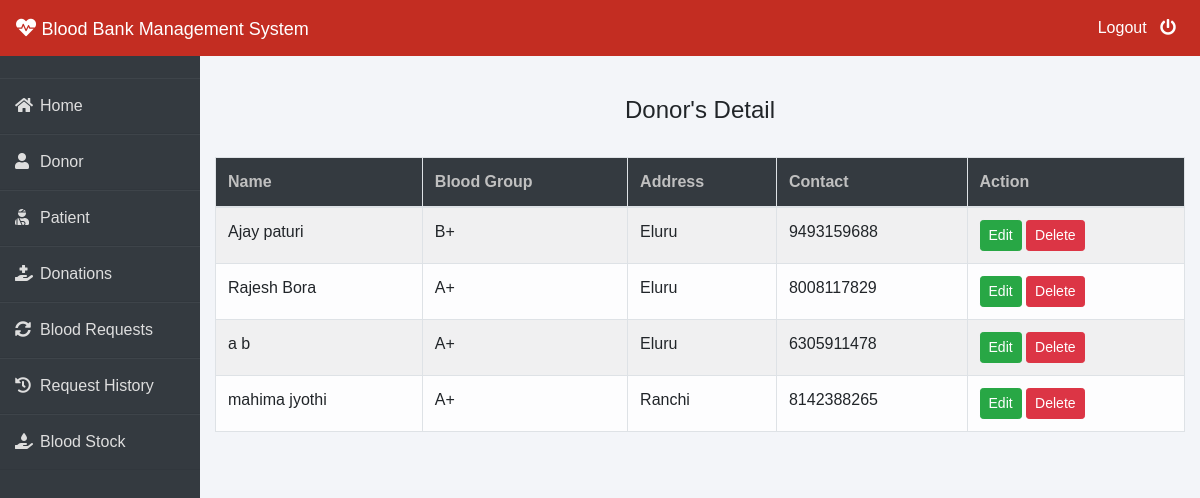
Screenshot of /admin-donor (signed in) with the database file from the repository.
### donor/models.py (models this page shows, shortened)
class Donor(models.Model):
    user=models.ForeignKey(User,on_delete=models.CASCADE)
    bloodgroup=models.CharField(max_length=10)
    address = models.CharField(max_length=40)
    mobile = models.CharField(max_length=20,null=False)
    email = models.EmailField(max_length=200,null=False)
    @property
    def get_name(self):
        return self.user.first_name+" "+self.user.last_name

### blood/views.py (the view)
# urls.py: path('admin-donor', views.admin_donor_view,name='admin-donor'),
@login_required(login_url='adminlogin')
def admin_donor_view(request):
    donors=dmodels.Donor.objects.all()
    return render(request,'blood/admin_donor.html',{'donors':donors})

### templates/blood/admin_donor.html
{% extends 'blood/adminbase.html' %}
{% block content %}
{% load widget_tweaks %}
{%load static%}
<br><br>
<div class="container">
    <H4 class="text-center">Donor's Detail</H4><br>
    <table class="table table-light table-hover table-bordered table-striped">
        <thead class="bg-dark">
            <tr>
                <th scope="col" style="color: rgb(192, 192, 192);">Name</th>
                <th scope="col" style="color: rgb(192, 192, 192);">Blood Group</th>
                <th scope="col" style="color: rgb(192, 192, 192);">Address</th>
                <th scope="col" style="color: rgb(192, 192, 192);">Contact</th>
                <th style="color: rgb(192, 192, 192);">Action</th>
            </tr>
        </thead>
        <tbody>
            {% for t in donors %}
            <tr>
                <td> {{t.get_name}}</td>
                <td>{{t.bloodgroup}}</td>
                <td>{{t.address}}</td>
                <td>{{t.mobile}}</td>
                <td>
                    <button class="btn btn-success btn-sm"><a  style="text-decoration: none;color: white;" href="{% url 'update-donor' t.id  %}">Edit</a> </button>
                    <button class="btn btn-danger btn-sm"><a  style="text-decoration: none;color: white;" href="{% url 'delete-donor' t.id  %}">Delete</a> </button>
                </td>
            </tr>
            {% endfor %}
        </tbody>
    </table>
</div>
{% endblock content %}

### templates/blood/adminbase.html (shortened to what this page needs)
<!DOCTYPE html>
<html lang="en">
<head>
    <link rel="stylesheet" href="https://maxcdn.bootstrapcdn.com/bootstrap/4.0.0/css/bootstrap.min.css">
    <link rel="stylesheet" href="https://cdnjs.cloudflare.com/ajax/libs/font-awesome/5.14.0/css/all.css">
</head>
<body>
    <nav class="navbar navbar-expand-lg navbar-light fixed-top bg-danger">
        <a style="color:white;" class="navbar-brand" href="/"><i class="fa fa-heartbeat"></i>&nbsp;<font face = "Comic sans MS" size ="4">Blood Bank Management System</font></a>
        <div class="navbar-collapse collapse w-100 order-3 dual-collapse2">
            <ul class="navbar-nav ml-auto">
                <li class="nav-item">
                    <a class="nav-link" style="color: white;" href="/logout">Logout &nbsp; <i class="fas fa-power-off"></i></a>
                </li>
            </ul>
        </div>
      </nav>
<br><br>
<div class="wrapper">
    <div class="sidebar">
        <ul>
            <li><a style="text-decoration:none;" href="/"><i class="fas fa-home"></i>Home</a></li>
            <li><a style="text-decoration:none;" href="/admin-donor"><i class="fas fa-user"></i>Donor</a></li>
            <li><a style="text-decoration:none;" href="/admin-patient"><i class="fas fa-user-injured"></i>Patient</a></li>
            <li><a style="text-decoration:none;" href="/admin-donation"><i class="fas fa-hand-holding-medical"></i>Donations</a></li>
            <li><a style="text-decoration:none;" href="/admin-request"><i class="fas fa-sync-alt"></i>Blood Requests</a></li>
            <li><a style="text-decoration:none;" href="/admin-request-history"><i class="fas fa-history"></i>Request History</a></li>
            <li><a style="text-decoration:none;" href="/admin-blood"><i class="fas fa-hand-holding-water"></i>Blood Stock</a></li>
        </ul>
    </div>
    <div class="main_content">
{% block content %}
{% endblock content %}
    </div>
</div>
</body>
</html>

### templates/blood/adminbase.html (style rules this page uses)
* { margin: 0; padding: 0; box-sizing: border-box; list-style: none; text-decoration: none; font-family: 'Josefin Sans', sans-serif; }
body { background-color: #f3f5f9; }
.bg-danger { background-color: #c32d22!important; }
.wrapper { display: flex; position: relative; }
.wrapper .sidebar { width: 200px; height: 100%; background: #343a40; padding: 30px 0px; position: fixed; }
.wrapper .sidebar ul li { padding: 15px; border-bottom: 1px solid #dedede; border-bottom: 1px solid rgba(0,0,0,0.05); border-top: 1px solid rgba(255,255,255,0.05); }
.wrapper .sidebar ul li a { color: #dedede; display: block; }
.wrapper .sidebar ul li a .fas { width: 25px; }
.wrapper .main_content { width: 100%; margin-left: 200px; }

### rows the page displays
Donor: get_name "Ajay paturi", bloodgroup "B+", address "Eluru", mobile "9493159688"
Donor: get_name "Rajesh Bora", bloodgroup "A+", address "Eluru", mobile "8008117829"
Donor: get_name "a b", bloodgroup "A+", address "Eluru", mobile "6305911478"
Donor: get_name "mahima jyothi", bloodgroup "A+", address "Ranchi", mobile "8142388265"
